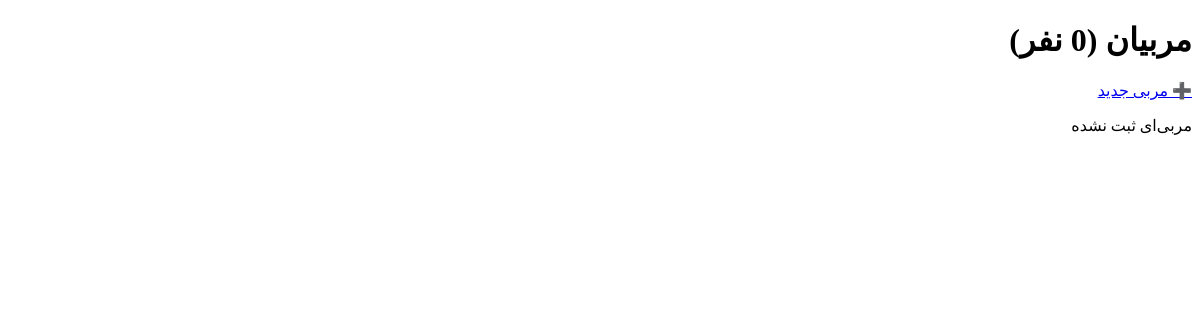
The page /clubs/coaches/ (signed in) on the database as committed earlier.
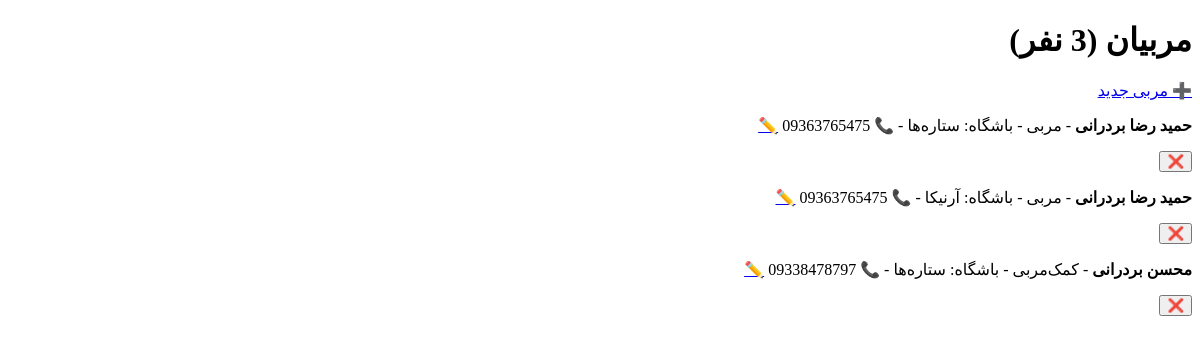
The same page on the database as committed later.
### apps/clubs/models.py (models this page shows, shortened)
class ClubMembership(models.Model):
    ROLE_CHOICES = [
        ('manager', 'مدیر'),
        ('instructor', 'مربی'),
        ('assistant', 'کمک‌مربی'),
    ]
    user = models.ForeignKey(settings.AUTH_USER_MODEL, on_delete=models.CASCADE, related_name='club_memberships', verbose_name='کاربر')
    club = models.ForeignKey(Club, on_delete=models.CASCADE, related_name='memberships', verbose_name='باشگاه')
    role = models.CharField('نقش', max_length=20, choices=ROLE_CHOICES, default='instructor')
    is_active = models.BooleanField('فعال', default=True)
    joined_at = models.DateTimeField('تاریخ عضویت', auto_now_add=True)
    class Meta:
        verbose_name = 'عضو'
        verbose_name_plural = 'عضوها'
        unique_together = ['user', 'club']

class Club(models.Model):
    name = models.CharField('نام باشگاه', max_length=200)
    province = models.ForeignKey(Province, on_delete=models.PROTECT, related_name='clubs', verbose_name='استان')
    city = models.ForeignKey(City, on_delete=models.PROTECT, related_name='clubs', verbose_name='شهر')
    address = models.TextField('آدرس', blank=True, null=True)
    phone = models.CharField('تلفن', max_length=11, blank=True, null=True)
    is_active = models.BooleanField('فعال', default=True)
    created_at = models.DateTimeField('تاریخ ایجاد', auto_now_add=True)
    class Meta:
        verbose_name = 'باشگاه'
        verbose_name_plural = 'باشگاه‌ها'

### apps/accounts/models.py (models this page shows, shortened)
class User(AbstractBaseUser, PermissionsMixin):
    phone = models.CharField(max_length=11, unique=True)
    first_name = models.CharField(max_length=100)
    last_name = models.CharField(max_length=100)
    birth_date = jmodels.jDateField('تاریخ تولد', null=True, blank=True)
    national_code = models.CharField(max_length=10, blank=True, null=True)
    avatar = models.ImageField(upload_to='avatars/', blank=True, null=True)
    is_super_manager = models.BooleanField(default=False)
    is_club_manager = models.BooleanField(default=False)
    is_instructor = models.BooleanField(default=False)
    is_active = models.BooleanField(default=True)
    is_staff = models.BooleanField(default=False)
    created_at = models.DateTimeField(auto_now_add=True)
    updated_at = models.DateTimeField(auto_now=True)
    objects = UserMnaager()
    USERNAME_FIELD = 'phone'
    REQUIRED_FIELDS = ['first_name', 'last_name']
    class Meta:
        verbose_name = 'کاربر'
        verbose_name_plural = 'کاربرها'
    def get_full_name(self):
        return f'{self.first_name} {self.last_name}'

### apps/clubs/views.py (the view)
# urls.py: path('coaches/', views.CoachListView.as_view(), name='coach_list'),
class CoachListView(LoginRequiredMixin, UserPassesTestMixin, ListView):
    template_name = 'clubs/coach_list.html'
    context_object_name = 'coaches'
    def test_func(self):
        return self.request.user.is_super_manager or self.request.user.is_club_manager
    def get_queryset(self):
        return ClubMembership.objects.filter(is_active=True).select_related('user', 'club')

### templates/clubs/coach_list.html (shortened to what this page needs)
{% extends 'base.html' %}
{% block content %}
<h1>مربیان ({{ coaches.count }} نفر)</h1>
<a href="{% url 'clubs:coach_add' %}">➕ مربی جدید</a>
{% for m in coaches %}
    <p>
        <strong>{{ m.user.get_full_name }}</strong>
        - {{ m.get_role_display }}
        - باشگاه: {{ m.club.name }}
        - 📞 {{ m.user.phone }}
        <a href="{% url 'clubs:coach_edit' m.pk %}">✏️</a>
        <form method="post" action="{% url 'clubs:coach_delete' m.pk %}" style="display:inline;" onsubmit="return confirm('حذف شود؟')">
            {% csrf_token %}<button type="submit">❌</button>
        </form>
    </p>
{% empty %}
    <p>مربی‌ای ثبت نشده</p>
{% endfor %}
{% endblock %}

### templates/base.html (shortened to what this page needs)
<!DOCTYPE html>
<html lang="fa" dir="rtl">
<head>
</head>
<body>
    {% block content %}{% endblock %}
</body>
</html>

Rows that differ between the two databases and show on the page:
added ClubMembership: user.get_full_name "حمید رضا بردرانی", role "مربی", club.name "ستاره‌ها", user.phone "09363765475"
added ClubMembership: user.get_full_name "حمید رضا بردرانی", role "مربی", club.name "آرنیکا", user.phone "09363765475"
added ClubMembership: user.get_full_name "محسن بردرانی", role "کمک‌مربی", club.name "ستاره‌ها", user.phone "09338478797"
Other text that changed with them:
text no longer shown: "مربی‌ای ثبت نشده"
